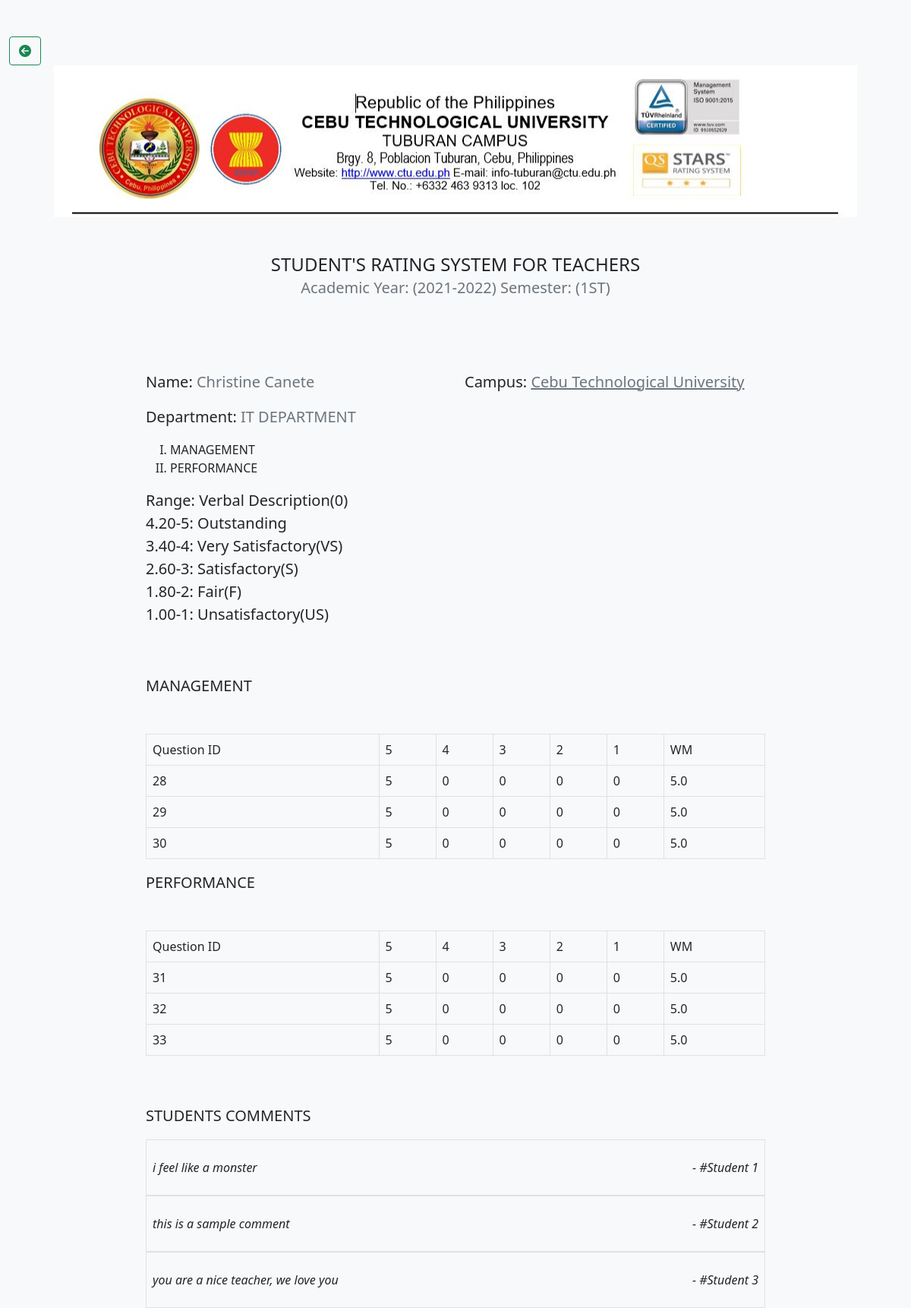
Page /views/view-report.php?eval_id=4 (signed in) on the committed database.
### tables this page shows
CREATE TABLE `evaluations` (
  `id` int(11) NOT NULL,
  `school_year` varchar(255) NOT NULL,
  `semester` varchar(255) NOT NULL,
  `status` varchar(255) NOT NULL DEFAULT 'NO',
  `year` varchar(255) DEFAULT NULL,
  `section` varchar(255) DEFAULT NULL,
  `course` varchar(255) DEFAULT NULL,
  `teacher_id` varchar(255) DEFAULT NULL
);

CREATE TABLE `teachers` (
  `teacher_id` int(11) NOT NULL,
  `fname` varchar(255) NOT NULL,
  `lname` varchar(255) NOT NULL,
  `department` varchar(255) DEFAULT NULL,
  `username` varchar(255) DEFAULT NULL,
  `password` varchar(255) DEFAULT NULL
);

CREATE TABLE `criteria` (
  `id` int(11) NOT NULL,
  `eval_id` varchar(255) NOT NULL,
  `criteria_name` varchar(255) NOT NULL
);

CREATE TABLE `comments` (
  `comment_id` int(11) NOT NULL,
  `eval_id` varchar(255) NOT NULL,
  `student_id` varchar(255) NOT NULL,
  `content` varchar(255) NOT NULL
);

### controller/functions.php (called while the page is built, shortened)
<?php
function get_one_data($table,$pk_column,$id){
    $conn = connect_db();
    $sql = "SELECT * FROM $table WHERE $pk_column ='$id' ";
    $result = $conn->query($sql);
    return $result->fetch_assoc();
}
function get_eval_detail($id){
    $conn = connect_db();
    $sql ="SELECT * FROM evaluations WHERE id = '$id'";
    $result = $conn->query($sql);
    if ($result == TRUE) {
       return $result->fetch_assoc();
    } else {
       die("ERROR: ".$conn->error);
    }
}
function get_criteria($id){
    $conn = connect_db();
    $sql ="SELECT * FROM criteria WHERE eval_id = '$id'";
    $result = $conn->query($sql);
    if ($result->num_rows > 0) {
        $rows = array();
        while ($row = $result->fetch_assoc()) {
            $rows[] = $row;
        }
        return $rows;
    }else{
        return FALSE;
    }
}
function create_report($eval,$criteria){
    $conn = connect_db();
    $sql = "SELECT question_id FROM answers WHERE eval_id = '$eval' AND criteria = '$criteria' GROUP BY question_id";
    $result = $conn->query($sql);
    if ($result->num_rows > 0) {
        $rows = array();
        while ($row = $result->fetch_assoc()) {
            $rows[] = $row;
        }
        return $rows;
    }else{
        return FALSE;
    }
}
function total_student_count($question_id){
    $conn = connect_db();
    $sql = "SELECT * FROM answers WHERE question_id = '$question_id' ";
    $result = $conn->query($sql);
    if ($result->num_rows > 0) {
       return $result->num_rows;
     }else{
         return 0;
     }
}
function count_student_number($question_id,$score,$criteria){
    $conn = connect_db();
    $sql = "SELECT COUNT(score) as count FROM answers WHERE question_id = '$question_id' AND score = '$score' AND criteria = '$criteria'";
    $result = $conn->query($sql);
    if ($result->num_rows > 0) {
      $row = $result->fetch_assoc();
      return $row['count'] * $score;
     }else{
         return 0;
     }
}
function get_comments($eval_id){
    $conn = connect_db();
    $sql = "SELECT * FROM comments WHERE eval_id = '$eval_id' ";
    $result = $conn->query($sql);
    if ($result->num_rows > 0) {
        $rows = array();
        while ($row = $result->fetch_assoc()) {
            $rows[] = $row;
        }
        return $rows;
    }else{
        return FALSE;
    }
}
?>

### views/view-report.php (the view, shortened to what this page needs)
<?php include 'html/header.html';
include '../controller/functions.php';
$eval = get_eval_detail($_GET['eval_id']);
$teacher = get_one_data('teachers', 'teacher_id', $eval['teacher_id']);
$criteria = get_criteria($eval['id']);
function solve($r1, $r2, $r3, $r4, $r5)
{
    $total = $r1 + $r2 + $r3 + $r4 + $r5;
    return $total;
}
?>
<div class="container-fluid mt-5 ">
    <a href="manage-reports.php" class="btn btn-outline-success"><i class="fa fa-arrow-circle-left" aria-hidden="true"></i></a>
    <div class="row">
        <div class="col-12" style="background-image: url('../images/HEADER.JPG');
            height:200px;
            width:100%;
            background-repeat:no-repeat;
            background-position:center ">
        </div>
        <div class="container" style="width:70%">
            <h1 class="h4 text-center p-5">
                STUDENT'S RATING SYSTEM FOR TEACHERS <br>
                <span class="text-muted fs-5">Academic Year: (<?php echo $eval['school_year'] ?>) Semester: (<?php echo $eval['semester'] ?>) </span>
            </h1>
            <div class="row mt-5">
                <div class="col-6">
                    <p class="lead">Name: <span class="text-muted"><?php echo $teacher['fname'] . " " . $teacher['lname'] ?></span></p>
                </div>
                <div class="col-6">
                    <p class="lead">Campus: <span class="text-decoration-underline text-muted">Cebu Technological University</span></p>
                </div>
            </div>
            <div class="row">
                <div class="col-6">
                    <p class="lead">Department: <span class="text-muted"><?php echo $teacher['department'] ?></span></p>
                </div>
                <div class="col-6">
                </div>
            </div>
            <div class="row">
                <div class="col-12">
                    <ol type="I">
                        <?php foreach ($criteria as $row) : ?>
                            <li class="text-uppercase"><?php echo $row['criteria_name'] ?></li>
                        <?php endforeach; ?>
                    </ol>
                </div>
            </div>
            <div class="row">
                <div class="col-12">
                    <p class="lead">Range: Verbal Description(0) <br>
                        4.20-5: Outstanding <br>
                        3.40-4: Very Satisfactory(VS) <br>
                        2.60-3: Satisfactory(S) <br>
                        1.80-2: Fair(F) <br>
                        1.00-1: Unsatisfactory(US) <br>
                    </p>
                </div>
            </div>
            <div class="row mt-5">
                <div class="col-12">
                    <?php foreach ($criteria as $cri_row) : ?>
                        <p class="lead"><?php echo $cri_row['criteria_name'] ?></p>
                        <?php
                        $answers = create_report($_GET['eval_id'], $cri_row['criteria_name']);
                        ?>
                        <table class=" mt-5 table table-bordered">
                            <thead>
                                <td>Question ID</td>
                                <td>5</td>
                                <td>4</td>
                                <td>3</td>
                                <td>2</td>
                                <td>1</td>
                                <td>WM</td>
                            </thead>
                            <tbody>
                                <?php foreach ($answers as $row) : ?>
                                    <tr>
                                        <td><?php echo $row['question_id'] ?></td>
                                        <td><?php echo $sc5 =  count_student_number($row['question_id'], '5', $cri_row['criteria_name']) ?></td>
                                        <td><?php echo $sc4 =  count_student_number($row['question_id'], '4', $cri_row['criteria_name']) ?></td>
                                        <td><?php echo $sc3 =  count_student_number($row['question_id'], '3', $cri_row['criteria_name']) ?></td>
                                        <td><?php echo $sc2 =  count_student_number($row['question_id'], '2', $cri_row['criteria_name']) ?></td>
                                        <td><?php echo $sc1 =  count_student_number($row['question_id'], '1', $cri_row['criteria_name']) ?></td>
                                        <td>
                                            <?php echo number_format(solve($sc5, $sc4, $sc3, $sc2, $sc1) / total_student_count($row['question_id']), 1); ?>
                                        </td>
                                    </tr>
                                <?php endforeach ?>
                            </tbody>
                        </table>
                    <?php endforeach; ?>
                </div>
            </div>
            <div class="row mt-5">
                <div class="col-12">
                    <?php if (get_comments($_GET['eval_id'])) { ?>
                        <p class="lead">STUDENTS COMMENTS</p>
                        <?php
                        $x = 0;
                        foreach (get_comments($_GET['eval_id']) as $row) :
                            $x += 1;
                        ?>
                            <div class="border border-1">
                                <p class="lead text-center">
                                <p class="fst-italic p-2"><?php echo $row['content'] ?> <span class="float-end"> - #Student <?php echo $x ?> </span></p>
                                </p>
                            </div>
                        <?php endforeach; ?>
                    <?php  } ?>
                </div>
            </div>
        </div>
    </div>

### rows in the picture
evaluations: school_year "2021-2022", semester "1ST"
teachers: fname "Christine", lname "Canete", department "IT DEPARTMENT"
criteria: criteria_name "MANAGEMENT", question_id "28", criteria_name "5", criteria_name "0", question_id "5.0", question_id "29", question_id "30"
criteria: criteria_name "PERFORMANCE", question_id "31", criteria_name "5", criteria_name "0", question_id "5.0", question_id "32", question_id "33"
comments: content "i feel like a monster"
comments: content "this is a sample comment"
comments: content "you are a nice teacher, we love you"
